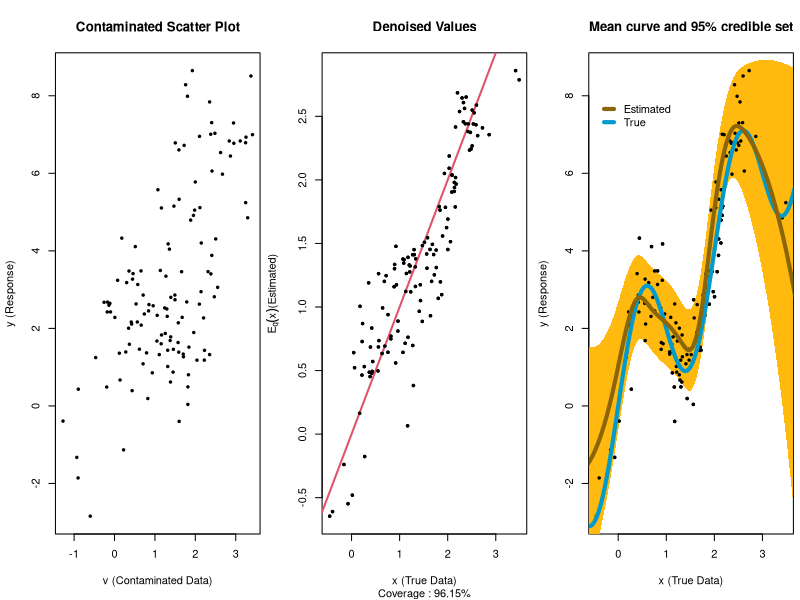

This chart was generated by the following R code:
nonparametric_mer = function(y, v, n_intknot=10, prior=NULL, maxiter=500, tol=1e-4, n_grids=1e3, resolution=200)
{
  # Nonparametric Regression Model with Measurement Error
  # Model : y_i = f(x_i) + e_i
  # Input
  #   y       : response variable
  #   v       : contaminated explanatory variable
  
  library(splines)
  N = length(y)
  
  # Hyperparameters
  if (is.null(prior))
  {
    sig2mu = 100
    anu = bnu = axi = bxi = aups = bups = asig = bsig = 1e-3
  }
  else
  {
    sig2mu = prior$sig2mu
    anu = prior$anu
    bnu = prior$bnu
    axi = prior$axi
    bxi = prior$bxi
    aups = prior$aups
    bups = prior$bups
    asig = prior$asig
    bsig = prior$bsig
  }
  
  # Compose interior knots of the basis
  intKnots = quantile(unique(v), seq(0,1,length=n_intknot+2)[-c(1,n_intknot+2)])
  boundary = c(min(v)-sd(v)/2, max(v)+sd(v)/2)
  
  # Compose spline basis of grids
  grids = seq(min(v)-sd(v)/2, max(v)+sd(v)/2, length.out=n_grids)
  vphig = bs(x=grids, knots=intKnots, intercept=TRUE, Boundary.knots=boundary)
  n_knot = ncol(vphig)
  
  # Initialize variational parameters
  asigtl = asig + (N/2)
  anutl = anu + (N/2)
  axitl = axi + (N/2)
  aupstl = aups + (n_knot/2)
  sig.ratio = asig/bsig
  nu.ratio = anu/bnu
  xi.ratio = axi/bxi
  ups.ratio = aups/bups
  muu.q = rep(0, n_knot)
  sigu.q = diag(rep(ups.ratio, n_knot))
  mutl = mean(v)
  
  # Update as
  for (iter in 1:maxiter)
  {
    sig.ratio.old = sig.ratio
    nu.ratio.old = nu.ratio
    xi.ratio.old = xi.ratio
    ups.ratio.old = ups.ratio
    
    # denoised values
    common = -0.5*(sig.ratio*diag(vphig%*%(outer(muu.q,muu.q)+sigu.q)%*%t(vphig)) + (xi.ratio+nu.ratio)*(grids^2) - 2*xi.ratio*mutl*grids)
    lnpgrids = common + nu.ratio*outer(grids, v) + sig.ratio*outer(drop(vphig%*%muu.q), drop(y))
    pgrids = exp(t(lnpgrids))
    normalizers = apply(pgrids, 1, sum)
    ex = drop(pgrids%*%grids)/normalizers
    ex2 = drop(pgrids%*%(grids^2))/normalizers
    varx = ex2 - (ex)^2
    vphiq = pgrids%*%vphig/outer(normalizers,rep(1,n_knot))
    vphiqtvphiq = t(vphig)%*%diag(apply(pgrids/normalizers,2,sum))%*%vphig
    
    # nu
    bnutl = bnu + 0.5*sum((v-ex)^2 + varx)
    nu.ratio = anutl/bnutl
    
    # mu
    sig2mutl = 1/(1/sig2mu + N*xi.ratio)
    mutl = xi.ratio*sig2mutl*sum(ex)
    
    # xi
    bxitl = bxi + 0.5*(sum((ex-mutl)^2) + sum(varx) + N*sig2mutl)
    xi.ratio = axitl/bxitl
    
    # spline coefficient
    sigu.q = solve(diag(rep(ups.ratio,n_knot)) + sig.ratio*vphiqtvphiq)
    muu.q = drop(sig.ratio*sigu.q%*%t(vphiq)%*%y)
    
    # upsilon
    bupstl = bups + 0.5*sum(muu.q^2+diag(sigu.q))
    ups.ratio = aupstl/bupstl
    
    # sigma
    cpterm = sum(y^2) - 2*sum(y*(vphiq%*%muu.q)) + sum(diag(vphiqtvphiq%*%(sigu.q+outer(muu.q,muu.q))))
    bsigtl = bsig + 0.5*cpterm
    sig.ratio = asigtl/bsigtl
    
    # Convergence check
    bool1 = abs(nu.ratio.old-nu.ratio) < tol
    bool2 = abs(xi.ratio.old-xi.ratio) < tol
    bool3 = abs(ups.ratio.old-ups.ratio) < tol
    bool4 = abs(sig.ratio.old-sig.ratio) < tol
    if (bool1&bool2&bool3&bool4) break
  }
  print(paste('Number of Iteration :', iter))
  if (iter < maxiter) print('Algorithm Converged')
  
  xgrid = seq(min(v)-sd(v)/2, max(v)+sd(v)/2, length.out=resolution) 
  vphi = bs(x=xgrid, knots=intKnots, intercept=TRUE, Boundary.knots=boundary)
  post_curve=drop(vphi%*%muu.q)
  return(list(
    xgrid=xgrid, ex=ex, varx=varx, muu.q=muu.q, sigu.q=sigu.q,
    sig.ratio=sig.ratio, nu.ratio=nu.ratio, xi.ratio=xi.ratio, ups.ratio=ups.ratio,
    post_curve=post_curve,
    post_lower=vphi%*%qnorm(0.025,muu.q,sqrt(diag(sigu.q))),
    post_upper=vphi%*%qnorm(0.975,muu.q,sqrt(diag(sigu.q)))
  ))
}

# Data generation
set.seed(10)
N = 130
RR = 0.7
xi2 = 0.8
sig2v = xi2/RR-xi2
mux = 1.5
x = rnorm(N, mux, sqrt(xi2))
v = rnorm(N, x, sqrt(sig2v))
f = function(x) 2*x+2*sin(pi*x)
y = f(x) + rnorm(N, sd=0.7)

# Apply Algorithm
vb_result = nonparametric_mer(y, v)

# Result Presentation
coverage = 0
for (idx in 1:N)
{
  lb = qnorm(0.025, vb_result$ex[idx], sqrt(vb_result$varx[idx]))
  ub = qnorm(0.975, vb_result$ex[idx], sqrt(vb_result$varx[idx]))
  if ((x[idx] > lb) & (x[idx] < ub)) coverage = coverage + 1
}
coverage = round(coverage/N*100, 2)
vb_x = c(vb_result$xgrid, rev(vb_result$xgrid))
vb_y = c(vb_result$post_lower, rev(vb_result$post_upper))

png('./result.png', width=900, height=320)
par(mfrow=c(1,3), mar=c(5,4.2,4,0.5))
plot(v, y, main='Contaminated Scatter Plot', pch=19, cex=0.5, xlab='v (Contaminated Data)', ylab='y (Response)')
plot(x, vb_result$ex, main='Denoised Values', pch=19, cex=0.5, xlab='x (True Data)', ylab=expression(paste(E[q](x), '(Estimated)')), sub=paste0('Coverage : ',coverage,'%'))
lines(-10:10,-10:10, lwd=2, col=2)
points(x, vb_result$ex, pch=19, cex=0.5)
plot(x, y, pch=19, cex=0.5, main='Mean curve and 95% credible set', xlab='x (True Data)', ylab='y (Response)')
polygon(vb_x, vb_y, col="darkgoldenrod1", lty = "blank")
points(x, y, pch=19, cex=0.5)
lines(vb_result$xgrid, f(vb_result$xgrid), col="deepskyblue3", lwd=4)
lines(vb_result$xgrid, vb_result$post_curve, col="darkgoldenrod4", lwd=4)
legend(-0.5,8,col=c("darkgoldenrod4", "deepskyblue3"),lwd=c(4,4),legend=c("Estimated", "True"),bty="n", seg.len=1)
dev.off()